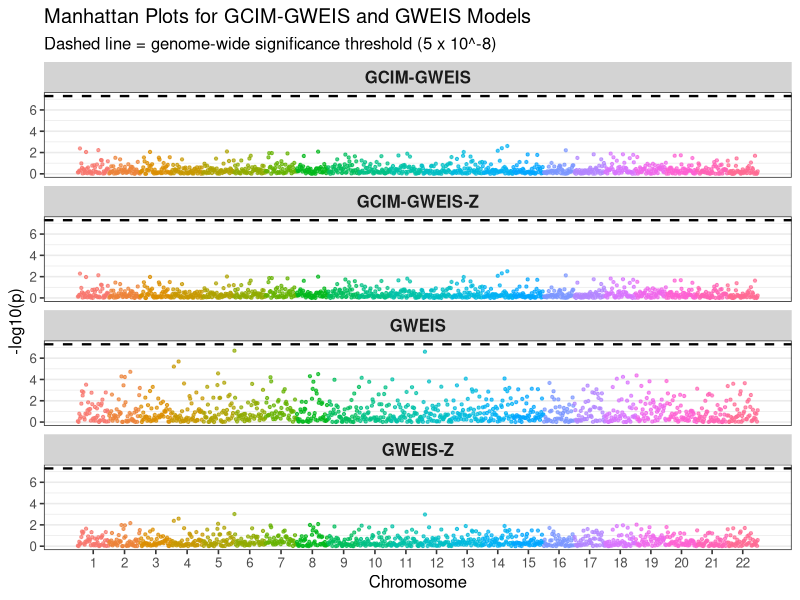

Write the R code that produced this figure.
### Load libraries
library(ggplot2)
library(dplyr)
library(data.table)

#---- Read data ----#
gcim_adj  <- fread("trait2_out_q_gcim_gweis-z.txt")
gcim_raw  <- fread("trait2_out_q_gcim_gweis.txt")
gweis_adj <- fread("trait2_out_q_gweis-z.txt")
gweis_raw <- fread("trait2_out_q_gweis.txt")

#---- Keep only interaction test from raw PLINK outputs ----#
gcim_raw  <- gcim_raw[TEST == "ADDxPRS", ]
gweis_raw <- gweis_raw[TEST == "ADDxtrait1", ]

#---- Standardize columns across files ----#
to_uniform <- function(df, model_label, pcol) {

  # Find chromosome column name across file types
  chr_col <- dplyr::case_when(
    "#CHROM" %in% names(df) ~ "#CHROM",
    "X.CHROM" %in% names(df) ~ "X.CHROM",
    "CHROM" %in% names(df) ~ "CHROM",
    TRUE ~ NA_character_
  )

  if (is.na(chr_col)) {
    stop("No chromosome column found. Expected one of: #CHROM, X.CHROM, CHROM")
  }

  if (!("POS" %in% names(df))) stop("POS column not found.")
  if (!(pcol %in% names(df))) stop(paste0("P column '", pcol, "' not found."))

  df %>%
    mutate(
      CHR = as.character(.data[[chr_col]]),
      BP  = as.numeric(POS),
      P   = as.numeric(.data[[pcol]]),
      MODEL = model_label
    ) %>%
    select(CHR, BP, P, MODEL) %>%
    filter(!is.na(CHR), !is.na(BP), !is.na(P), is.finite(P), P > 0, P <= 1)
}

gcim_adj_u  <- to_uniform(gcim_adj,  "GCIM-GWEIS-Z", "p_value_int_adj")
gcim_raw_u  <- to_uniform(gcim_raw,  "GCIM-GWEIS",   "P")
gweis_adj_u <- to_uniform(gweis_adj, "GWEIS-Z",      "p_value_int_adj")
gweis_raw_u <- to_uniform(gweis_raw, "GWEIS",        "P")

#---- Combine all ----#
all_data <- bind_rows(gcim_adj_u, gcim_raw_u, gweis_adj_u, gweis_raw_u)

# Convert CHR to ordered factor (1:22 + X/Y if present)
chr_order <- as.character(c(1:22, "X", "Y"))
all_data$CHR <- factor(all_data$CHR, levels = chr_order)

# Drop chromosomes not in chr_order (e.g., "0", "MT", etc. if they appear)
all_data <- all_data %>% filter(!is.na(CHR))

#---- Compute cumulative BP for plotting ----#
chr_offsets <- all_data %>%
  group_by(CHR) %>%
  summarize(chr_len = max(BP, na.rm = TRUE), .groups = "drop") %>%
  arrange(CHR) %>%
  mutate(chr_start = lag(cumsum(chr_len), default = 0)) %>%
  select(CHR, chr_start)

all_data <- all_data %>%
  left_join(chr_offsets, by = "CHR") %>%
  mutate(BPcum = BP + chr_start)

axis_df <- all_data %>%
  group_by(CHR) %>%
  summarize(center = mean(BPcum, na.rm = TRUE), .groups = "drop")

#---- Plot ----#
p <- ggplot(all_data, aes(x = BPcum, y = -log10(P), color = CHR)) +
  geom_point(alpha = 0.7, size = 0.8) +
  geom_hline(yintercept = -log10(5e-8), linetype = "dashed", linewidth = 0.8) +
  scale_x_continuous(labels = axis_df$CHR, breaks = axis_df$center) +
  facet_wrap(~MODEL, ncol = 1, scales = "free_y") +
  labs(
    x = "Chromosome",
    y = "-log10(p)",
    title = "Manhattan Plots for GCIM-GWEIS and GWEIS Models",
    subtitle = "Dashed line = genome-wide significance threshold (5 x 10^-8)"
  ) +
  theme_bw(base_size = 12) +
  theme(
    legend.position = "none",
    panel.grid.major.x = element_blank(),
    panel.grid.minor.x = element_blank(),
    strip.background = element_rect(fill = "lightgray", color = NA),
    strip.text = element_text(size = 12, face = "bold")
  )

ggsave("Combined_Manhattan_trait2.png", p, width = 10, height = 12, dpi = 600)
